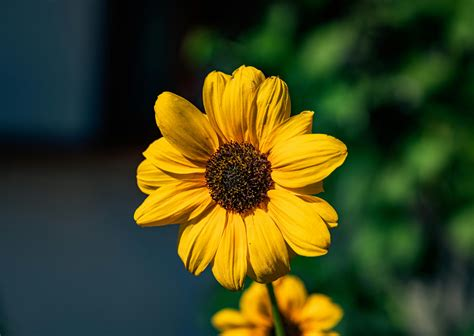
#> input picture Phase_6/Flower.jpeg, 474 x 336 px
$ python thredhold.py
#> lines starting #> are read from the running program, lines starting #| are printed output that depends on the picture; after the words box and inside, x2 and y2 are one past the last pixel; in counts of white or black regions, pixels touching at a corner belong together
import cv2

image = cv2.imread("Flower.jpeg", cv2.IMREAD_GRAYSCALE)
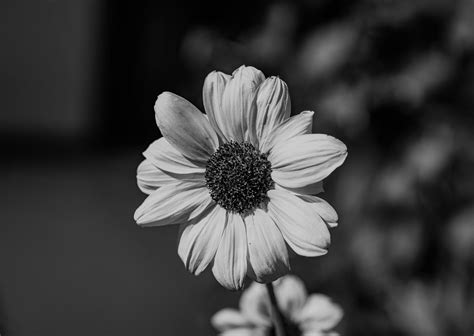
#> image: shape (336, 474); min 0, max 220, mean 62.4

ret,thresh_img = cv2.threshold(image,120,255, cv2.THRESH_BINARY)
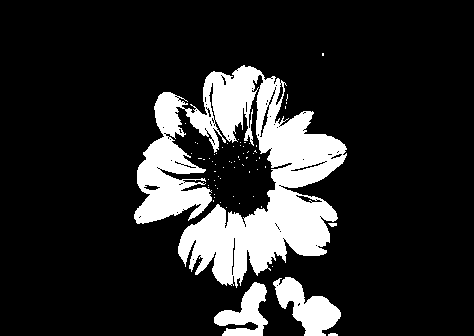
#> thresh_img: shape (336, 474); 16.1% white; 67 white regions (62 under 20 px), largest, box (x1, y1, x2, y2) and area: (134, 65, 347, 288) 21982, (273, 277, 341, 336) 1971, (214, 282, 268, 336) 1475, (328, 223, 337, 227) 27, (328, 333, 338, 336) 26

cv2.imshow("Original Image",image)
cv2.imshow("Thresholded Image",thresh_img)
cv2.waitKey(0)
cv2.destroyAllWindows()
